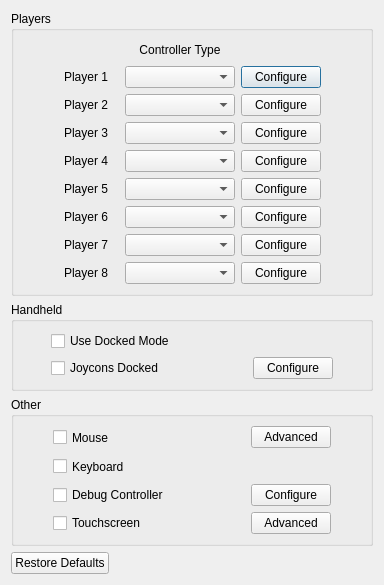
<?xml version="1.0" encoding="UTF-8"?>
<ui version="4.0">
 <class>ConfigureInput</class>
 <widget class="QDialog" name="ConfigureInput">
  <property name="geometry">
   <rect>
    <x>0</x>
    <y>0</y>
    <width>384</width>
    <height>576</height>
   </rect>
  </property>
  <property name="windowTitle">
   <string>Custom Input Settings</string>
  </property>
  <layout class="QVBoxLayout" name="verticalLayout_5">
   <item>
    <layout class="QVBoxLayout" name="verticalLayout">
     <item>
      <widget class="QGroupBox" name="gridGroupBox_1">
       <property name="title">
        <string>Players</string>
       </property>
       <layout class="QGridLayout" name="gridLayout">
        <item row="1" column="2">
         <widget class="QComboBox" name="player1_combobox">
          <property name="minimumSize">
           <size>
            <width>110</width>
            <height>0</height>
           </size>
          </property>
         </widget>
        </item>
        <item row="1" column="3">
         <widget class="QPushButton" name="player1_configure">
          <property name="text">
           <string>Configure</string>
          </property>
         </widget>
        </item>
        <item row="0" column="2">
         <widget class="QLabel" name="label">
          <property name="text">
           <string>Controller Type</string>
          </property>
          <property name="alignment">
           <set>Qt::AlignCenter</set>
          </property>
         </widget>
        </item>
        <item row="2" column="2">
         <widget class="QComboBox" name="player2_combobox">
          <property name="minimumSize">
           <size>
            <width>110</width>
            <height>0</height>
           </size>
          </property>
         </widget>
        </item>
        <item row="3" column="2">
         <widget class="QComboBox" name="player3_combobox">
          <property name="minimumSize">
           <size>
            <width>110</width>
            <height>0</height>
           </size>
          </property>
         </widget>
        </item>
        <item row="4" column="2">
         <widget class="QComboBox" name="player4_combobox">
          <property name="minimumSize">
           <size>
            <width>110</width>
            <height>0</height>
           </size>
          </property>
         </widget>
        </item>
        <item row="5" column="2">
         <widget class="QComboBox" name="player5_combobox">
          <property name="minimumSize">
           <size>
            <width>110</width>
            <height>0</height>
           </size>
          </property>
         </widget>
        </item>
        <item row="6" column="2">
         <widget class="QComboBox" name="player6_combobox">
          <property name="minimumSize">
           <size>
            <width>110</width>
            <height>0</height>
           </size>
          </property>
         </widget>
        </item>
        <item row="7" column="2">
         <widget class="QComboBox" name="player7_combobox">
          <property name="minimumSize">
           <size>
            <width>110</width>
            <height>0</height>
           </size>
          </property>
         </widget>
        </item>
        <item row="8" column="2">
         <widget class="QComboBox" name="player8_combobox">
          <property name="minimumSize">
           <size>
            <width>110</width>
            <height>0</height>
           </size>
          </property>
         </widget>
        </item>
        <item row="2" column="3">
         <widget class="QPushButton" name="player2_configure">
          <property name="text">
           <string>Configure</string>
          </property>
         </widget>
        </item>
        <item row="3" column="3">
         <widget class="QPushButton" name="player3_configure">
          <property name="text">
           <string>Configure</string>
          </property>
         </widget>
        </item>
        <item row="4" column="3">
         <widget class="QPushButton" name="player4_configure">
          <property name="text">
           <string>Configure</string>
          </property>
         </widget>
        </item>
        <item row="5" column="3">
         <widget class="QPushButton" name="player5_configure">
          <property name="text">
           <string>Configure</string>
          </property>
         </widget>
        </item>
        <item row="6" column="3">
         <widget class="QPushButton" name="player6_configure">
          <property name="text">
           <string>Configure</string>
          </property>
         </widget>
        </item>
        <item row="7" column="3">
         <widget class="QPushButton" name="player7_configure">
          <property name="text">
           <string>Configure</string>
          </property>
         </widget>
        </item>
        <item row="8" column="3">
         <widget class="QPushButton" name="player8_configure">
          <property name="text">
           <string>Configure</string>
          </property>
         </widget>
        </item>
        <item row="0" column="0">
         <spacer name="horizontalSpacer">
          <property name="orientation">
           <enum>Qt::Horizontal</enum>
          </property>
          <property name="sizeHint" stdset="0">
           <size>
            <width>40</width>
            <height>20</height>
           </size>
          </property>
         </spacer>
        </item>
        <item row="0" column="4">
         <spacer name="horizontalSpacer_2">
          <property name="orientation">
           <enum>Qt::Horizontal</enum>
          </property>
          <property name="sizeHint" stdset="0">
           <size>
            <width>40</width>
            <height>20</height>
           </size>
          </property>
         </spacer>
        </item>
        <item row="1" column="1">
         <widget class="QLabel" name="label_3">
          <property name="minimumSize">
           <size>
            <width>55</width>
            <height>0</height>
           </size>
          </property>
          <property name="text">
           <string>Player 1</string>
          </property>
         </widget>
        </item>
        <item row="2" column="1">
         <widget class="QLabel" name="label_4">
          <property name="text">
           <string>Player 2</string>
          </property>
         </widget>
        </item>
        <item row="3" column="1">
         <widget class="QLabel" name="label_5">
          <property name="text">
           <string>Player 3</string>
          </property>
         </widget>
        </item>
        <item row="4" column="1">
         <widget class="QLabel" name="label_6">
          <property name="text">
           <string>Player 4</string>
          </property>
         </widget>
        </item>
        <item row="5" column="1">
         <widget class="QLabel" name="label_7">
          <property name="text">
           <string>Player 5</string>
          </property>
         </widget>
        </item>
        <item row="6" column="1">
         <widget class="QLabel" name="label_8">
          <property name="text">
           <string>Player 6</string>
          </property>
         </widget>
        </item>
        <item row="7" column="1">
         <widget class="QLabel" name="label_9">
          <property name="text">
           <string>Player 7</string>
          </property>
         </widget>
        </item>
        <item row="8" column="1">
         <widget class="QLabel" name="label_10">
          <property name="text">
           <string>Player 8</string>
          </property>
         </widget>
        </item>
       </layout>
      </widget>
     </item>
     <item>
      <widget class="QGroupBox" name="gridGroupBox_2">
       <property name="title">
        <string>Handheld</string>
       </property>
       <layout class="QGridLayout" name="gridLayout_2">
        <item row="1" column="2">
         <spacer name="horizontalSpacer_5">
          <property name="orientation">
           <enum>Qt::Horizontal</enum>
          </property>
          <property name="sizeType">
           <enum>QSizePolicy::Fixed</enum>
          </property>
          <property name="sizeHint" stdset="0">
           <size>
            <width>72</width>
            <height>20</height>
           </size>
          </property>
         </spacer>
        </item>
        <item row="1" column="4">
         <spacer name="horizontalSpacer_4">
          <property name="orientation">
           <enum>Qt::Horizontal</enum>
          </property>
          <property name="sizeHint" stdset="0">
           <size>
            <width>40</width>
            <height>20</height>
           </size>
          </property>
         </spacer>
        </item>
        <item row="1" column="3">
         <widget class="QPushButton" name="handheld_configure">
          <property name="text">
           <string>Configure</string>
          </property>
         </widget>
        </item>
        <item row="1" column="0">
         <spacer name="horizontalSpacer_3">
          <property name="orientation">
           <enum>Qt::Horizontal</enum>
          </property>
          <property name="sizeHint" stdset="0">
           <size>
            <width>40</width>
            <height>20</height>
           </size>
          </property>
         </spacer>
        </item>
        <item row="1" column="1">
         <widget class="QCheckBox" name="handheld_connected">
          <property name="text">
           <string>Joycons Docked</string>
          </property>
         </widget>
        </item>
        <item row="0" column="1">
         <widget class="QCheckBox" name="use_docked_mode">
          <property name="text">
           <string>Use Docked Mode</string>
          </property>
         </widget>
        </item>
       </layout>
      </widget>
     </item>
     <item>
      <widget class="QGroupBox" name="gridGroupBox_3">
       <property name="title">
        <string>Other</string>
       </property>
       <layout class="QGridLayout" name="gridLayout_3">
        <item row="1" column="1">
         <widget class="QCheckBox" name="keyboard_enabled">
          <property name="minimumSize">
           <size>
            <width>0</width>
            <height>23</height>
           </size>
          </property>
          <property name="text">
           <string>Keyboard</string>
          </property>
         </widget>
        </item>
        <item row="2" column="1">
         <widget class="QCheckBox" name="debug_enabled">
          <property name="text">
           <string>Debug Controller</string>
          </property>
         </widget>
        </item>
        <item row="3" column="1">
         <widget class="QCheckBox" name="touchscreen_enabled">
          <property name="text">
           <string>Touchscreen</string>
          </property>
         </widget>
        </item>
        <item row="0" column="1">
         <widget class="QCheckBox" name="mouse_enabled">
          <property name="minimumSize">
           <size>
            <width>0</width>
            <height>23</height>
           </size>
          </property>
          <property name="text">
           <string>Mouse</string>
          </property>
         </widget>
        </item>
        <item row="0" column="4">
         <spacer name="horizontalSpacer_7">
          <property name="orientation">
           <enum>Qt::Horizontal</enum>
          </property>
          <property name="sizeHint" stdset="0">
           <size>
            <width>40</width>
            <height>20</height>
           </size>
          </property>
         </spacer>
        </item>
        <item row="0" column="2">
         <spacer name="horizontalSpacer_8">
          <property name="orientation">
           <enum>Qt::Horizontal</enum>
          </property>
          <property name="sizeType">
           <enum>QSizePolicy::Fixed</enum>
          </property>
          <property name="sizeHint" stdset="0">
           <size>
            <width>76</width>
            <height>20</height>
           </size>
          </property>
         </spacer>
        </item>
        <item row="0" column="0">
         <spacer name="horizontalSpacer_6">
          <property name="orientation">
           <enum>Qt::Horizontal</enum>
          </property>
          <property name="sizeHint" stdset="0">
           <size>
            <width>40</width>
            <height>20</height>
           </size>
          </property>
         </spacer>
        </item>
        <item row="3" column="3">
         <widget class="QPushButton" name="touchscreen_advanced">
          <property name="text">
           <string>Advanced</string>
          </property>
         </widget>
        </item>
        <item row="2" column="3">
         <widget class="QPushButton" name="debug_configure">
          <property name="text">
           <string>Configure</string>
          </property>
         </widget>
        </item>
        <item row="0" column="3">
         <widget class="QPushButton" name="mouse_advanced">
          <property name="text">
           <string>Advanced</string>
          </property>
         </widget>
        </item>
       </layout>
      </widget>
     </item>
     <item>
      <spacer name="verticalSpacer">
       <property name="orientation">
        <enum>Qt::Vertical</enum>
       </property>
       <property name="sizeHint" stdset="0">
        <size>
         <width>20</width>
         <height>40</height>
        </size>
       </property>
      </spacer>
     </item>
     <item>
      <layout class="QHBoxLayout" name="horizontalLayout">
       <item>
        <widget class="QPushButton" name="restore_defaults_button">
         <property name="text">
          <string>Restore Defaults</string>
         </property>
        </widget>
       </item>
       <item>
        <spacer name="horizontalSpacer_9">
         <property name="orientation">
          <enum>Qt::Horizontal</enum>
         </property>
         <property name="sizeHint" stdset="0">
          <size>
           <width>40</width>
           <height>20</height>
          </size>
         </property>
        </spacer>
       </item>
      </layout>
     </item>
    </layout>
   </item>
  </layout>
 </widget>
 <resources/>
 <connections>
  <connection>
   <sender>buttonBox</sender>
   <signal>accepted()</signal>
   <receiver>ConfigureInput</receiver>
   <slot>accept()</slot>
   <hints>
    <hint type="sourcelabel">
     <x>294</x>
     <y>553</y>
    </hint>
    <hint type="destinationlabel">
     <x>191</x>
     <y>287</y>
    </hint>
   </hints>
  </connection>
  <connection>
   <sender>buttonBox</sender>
   <signal>rejected()</signal>
   <receiver>ConfigureInput</receiver>
   <slot>reject()</slot>
   <hints>
    <hint type="sourcelabel">
     <x>294</x>
     <y>553</y>
    </hint>
    <hint type="destinationlabel">
     <x>191</x>
     <y>287</y>
    </hint>
   </hints>
  </connection>
 </connections>
</ui>
